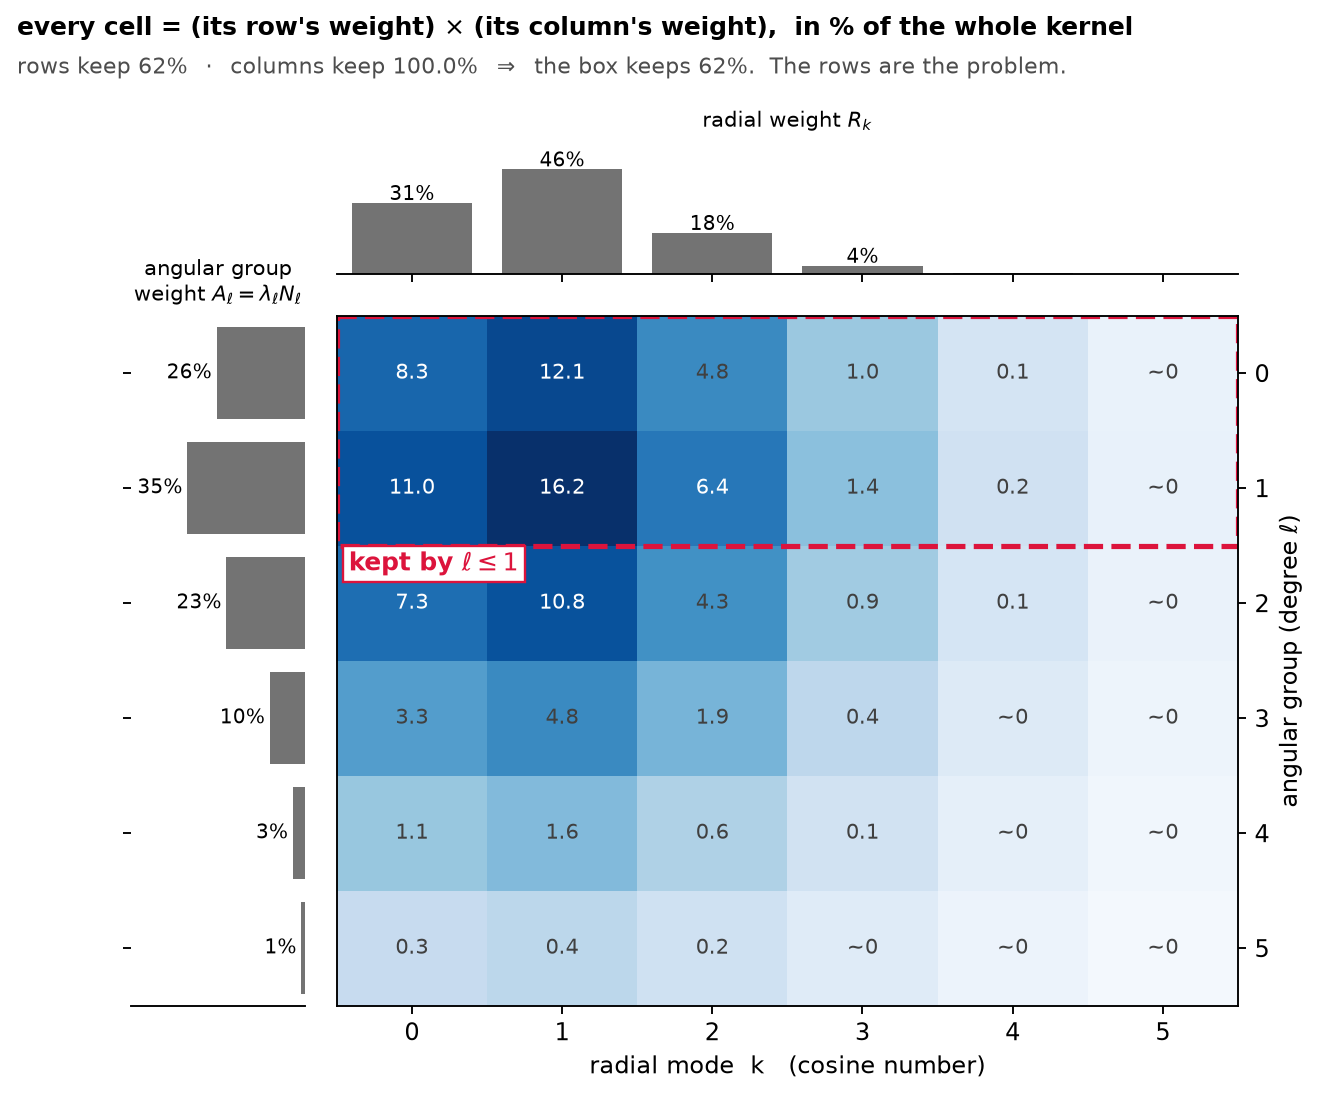

Recreate this plot in Python.
"""Figure: the mode table is a multiplication table of two weight lists.

rows  = angular degree l, weight A_l = Poisson(c) pmf, c = 2*beta*alpha^2 = 4/3
cols  = radial mode k,   weight R_k proportional to 1 (k=0) and 2 exp(-pi^2 k^2/(4 beta)) (k>=1), beta=8
cell  = A_l * R_k  (the joint weight of one mode of the fast method)
box   = what "l <= 1, k <= 5" actually keeps
"""
import numpy as np
import matplotlib
matplotlib.use("Agg")
import matplotlib.pyplot as plt
from matplotlib.patches import Rectangle
import math

OUT = "/Users/andrec/Documents/projects/math/wristband-loss-proofs/docs/posts/poisson/fig_mode_grid.png"

c, beta = 4.0 / 3.0, 8.0
LMAX, KMAX = 5, 5

A = np.array([math.exp(-c) * c**l / math.factorial(l) for l in range(LMAX + 1)])
a = np.pi**2 / (4 * beta)
Rfull = np.array([1.0] + [2 * math.exp(-a * k * k) for k in range(1, 400)])
R = Rfull[: KMAX + 1] / Rfull.sum()

W = np.outer(A, R)

print("angular kept (l<=1):", A[:2].sum())
print("radial kept  (k<=5):", R.sum())
print("joint kept        :", W[:2, :].sum())

fig = plt.figure(figsize=(8.4, 6.6))
gs = fig.add_gridspec(2, 2, width_ratios=[1, 5.2], height_ratios=[1, 5.2],
                      wspace=0.06, hspace=0.10)

ax = fig.add_subplot(gs[1, 1])
axL = fig.add_subplot(gs[1, 0], sharey=ax)
axT = fig.add_subplot(gs[0, 1], sharex=ax)

ax.imshow(W**0.35, cmap="Blues", vmin=0, vmax=(W.max())**0.35, aspect="auto")
for i in range(LMAX + 1):
    for j in range(KMAX + 1):
        v = 100 * W[i, j]
        txt = f"{v:.1f}" if v >= 0.05 else "~0"
        ax.text(j, i, txt, ha="center", va="center", fontsize=9,
                color="white" if W[i, j] > 0.06 else "0.25")
ax.set_xticks(range(KMAX + 1)); ax.set_yticks(range(LMAX + 1))
ax.set_xlabel("radial mode  k   (cosine number)")
ax.set_ylabel("angular group (degree $\\ell$)")
ax.xaxis.set_label_position("bottom")
ax.yaxis.tick_right(); ax.yaxis.set_label_position("right")

ax.add_patch(Rectangle((-0.5, -0.5), KMAX + 1, 2, fill=False,
                       edgecolor="crimson", lw=2.2, ls="--"))
ax.text(-0.42, 1.66, "kept by $\\ell \\leq 1$", color="crimson", fontsize=10.5,
        ha="left", va="center", fontweight="bold",
        bbox=dict(fc="white", ec="crimson", lw=1.0, pad=2.5))

axL.barh(range(LMAX + 1), A, color="0.45")
axL.invert_xaxis()
axL.set_title("angular group\nweight $A_\\ell=\\lambda_\\ell N_\\ell$", fontsize=9)
axL.tick_params(labelleft=False)
for i, v in enumerate(A):
    axL.text(v + 0.015, i, f"{100*v:.0f}%", va="center", ha="right", fontsize=8.5)
axL.set_xlim(0.52, 0)
axL.spines[["top", "right", "left"]].set_visible(False)
axL.set_xticks([])

axT.bar(range(KMAX + 1), R, color="0.45")
axT.set_title("radial weight $R_k$", fontsize=9)
axT.tick_params(labelbottom=False)
for j, v in enumerate(R):
    if v > 0.005:
        axT.text(j, v + 0.012, f"{100*v:.0f}%", ha="center", fontsize=8.5)
axT.set_ylim(0, 0.58)
axT.spines[["top", "right", "left"]].set_visible(False)
axT.set_yticks([])

fig.text(0.045, 0.975,
         "every cell = (its row's weight) $\\times$ (its column's weight),  in % of the whole kernel",
         fontsize=10.5, fontweight="bold")
fig.text(0.045, 0.940,
         "rows keep 62% $\\;\\cdot\\;$ columns keep 100.0%  $\\Rightarrow$  the box keeps 62%."
         "  The rows are the problem.",
         fontsize=9.5, color="0.3")

fig.savefig(OUT, dpi=170, bbox_inches="tight", facecolor="white")
print("wrote", OUT)
